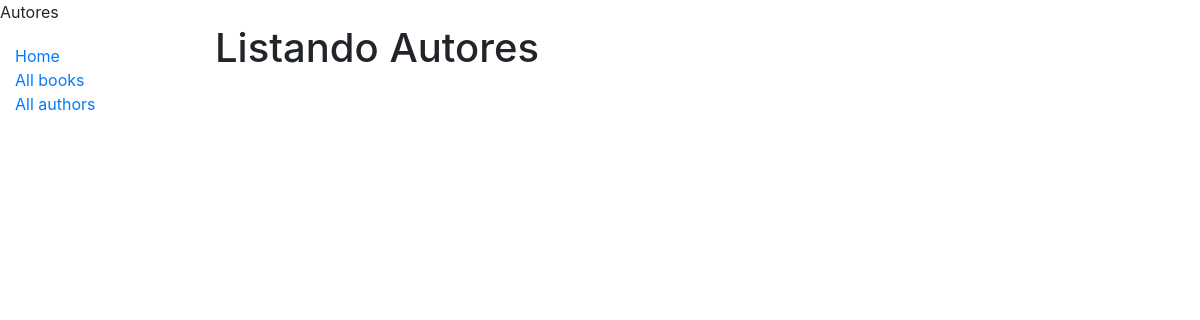
The app's page /catalog/authors/, older data.
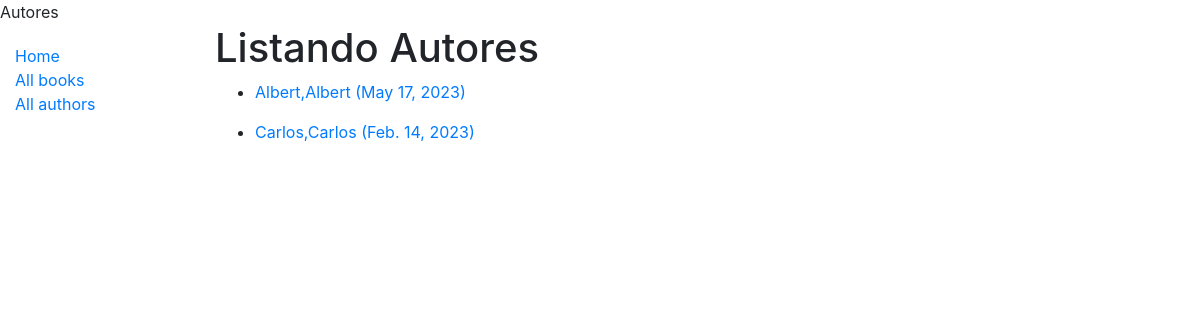
The same page, newer data.
### catalog/models.py (models this page shows, shortened)
class Author(models.Model):
    first_name = models.CharField(max_length=200)
    last_name = models.CharField(max_length=200)
    born_date = models.DateField(null=True, blank=True)
    death_date = models.DateField('Died', null=True, blank=True)
    class Meta:
        ordering = ['last_name', 'first_name']

### catalog/views.py (the view)
# urls.py: path("authors/", views.AuthorListView.as_view(), name="authors"),
class AuthorListView(generic.ListView):
  model = Author
  context_object_name = "authors"
  template_name = "catalog/authors.html"

### templates/catalog/authors.html (shortened to what this page needs)
{% extends '../base.html' %}
{% block content %}
    <h1>Listando Autores</h1>
    {% for autor in authors %}
    <div>
        <ul>
            <li><a href="{% url 'catalog:author-detail' autor.pk %}">{{ autor.first_name }},{{ autor.first_name }} ({{ autor.born_date }})</a></li>
        </ul>
    </div>
    {% endfor %}
{% endblock %}

Row changes from the older to the newer data that the page shows:
added Author: first_name "Albert", born_date "May 17, 2023"
added Author: first_name "Carlos", born_date "Feb. 14, 2023"
